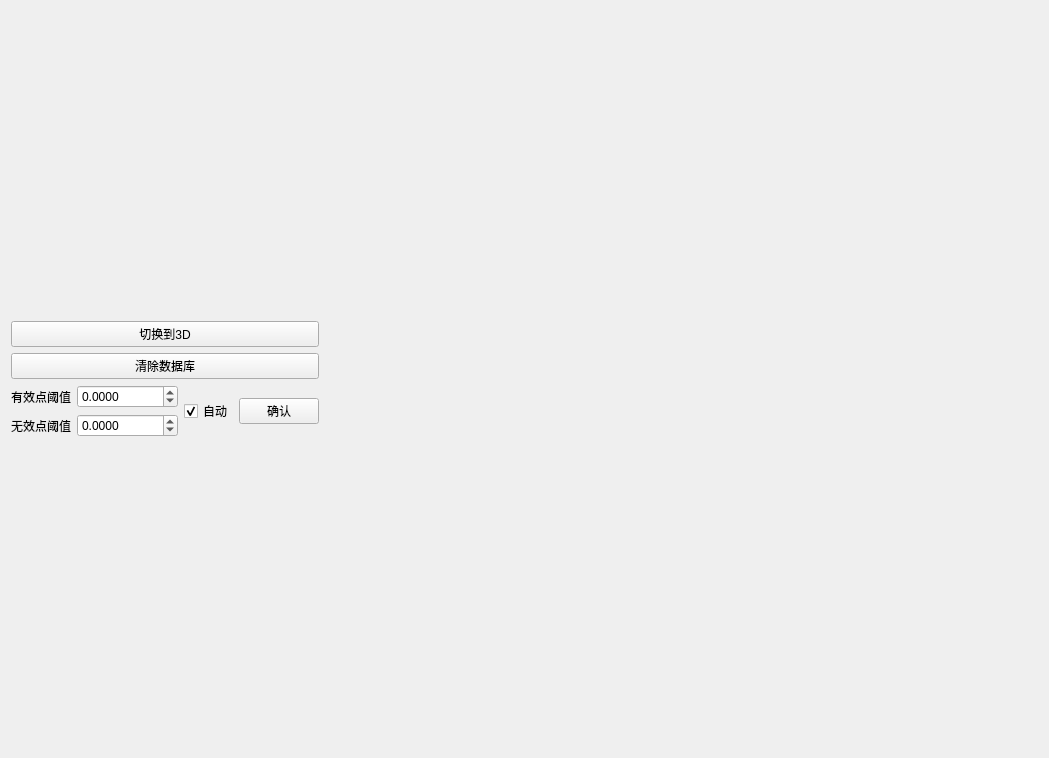
<?xml version="1.0" encoding="UTF-8"?>
<ui version="4.0">
 <class>MainViewClass</class>
 <widget class="QWidget" name="MainViewClass">
  <property name="geometry">
   <rect>
    <x>0</x>
    <y>0</y>
    <width>1049</width>
    <height>758</height>
   </rect>
  </property>
  <property name="windowTitle">
   <string>MainView</string>
  </property>
  <layout class="QVBoxLayout" name="verticalLayout">
   <item>
    <layout class="QHBoxLayout" name="ToolBarLayout"/>
   </item>
   <item>
    <layout class="QHBoxLayout" name="horizontalLayout_2" stretch="2,8,0">
     <item>
      <layout class="QVBoxLayout" name="labelLayout">
       <item>
        <widget class="QPushButton" name="convertBtn">
         <property name="text">
          <string>切换到3D</string>
         </property>
        </widget>
       </item>
       <item>
        <widget class="QPushButton" name="clearDatabaseBtn">
         <property name="text">
          <string>清除数据库</string>
         </property>
        </widget>
       </item>
       <item>
        <layout class="QHBoxLayout" name="horizontalLayout_4">
         <item>
          <layout class="QVBoxLayout" name="verticalLayout_2">
           <item>
            <layout class="QHBoxLayout" name="horizontalLayout_3">
             <item>
              <widget class="QLabel" name="label_2">
               <property name="text">
                <string>有效点阈值</string>
               </property>
              </widget>
             </item>
             <item>
              <widget class="QDoubleSpinBox" name="ValidPointThresholdSpinBox">
               <property name="decimals">
                <number>4</number>
               </property>
               <property name="minimum">
                <double>-100000.000000000000000</double>
               </property>
               <property name="maximum">
                <double>100000.000000000000000</double>
               </property>
              </widget>
             </item>
            </layout>
           </item>
           <item>
            <layout class="QHBoxLayout" name="horizontalLayout">
             <item>
              <widget class="QLabel" name="label">
               <property name="text">
                <string>无效点阈值</string>
               </property>
              </widget>
             </item>
             <item>
              <widget class="QDoubleSpinBox" name="InvalidPointThresholdSpinBox">
               <property name="decimals">
                <number>4</number>
               </property>
               <property name="minimum">
                <double>-100000.000000000000000</double>
               </property>
               <property name="maximum">
                <double>100000.000000000000000</double>
               </property>
              </widget>
             </item>
            </layout>
           </item>
          </layout>
         </item>
         <item>
          <layout class="QVBoxLayout" name="verticalLayout_3">
           <item>
            <layout class="QHBoxLayout" name="horizontalLayout_5">
             <item>
              <widget class="QCheckBox" name="AutomaticCheckBox">
               <property name="text">
                <string>自动</string>
               </property>
               <property name="checked">
                <bool>true</bool>
               </property>
              </widget>
             </item>
             <item>
              <widget class="QPushButton" name="ThresholdBtn">
               <property name="text">
                <string>确认</string>
               </property>
              </widget>
             </item>
            </layout>
           </item>
          </layout>
         </item>
        </layout>
       </item>
      </layout>
     </item>
     <item>
      <layout class="QVBoxLayout" name="showLayout" stretch="1,99">
       <item>
        <layout class="QVBoxLayout" name="CanvasToolBarLayout"/>
       </item>
       <item>
        <layout class="QVBoxLayout" name="CanvasLayout"/>
       </item>
      </layout>
     </item>
     <item>
      <layout class="QVBoxLayout" name="browserLayout"/>
     </item>
    </layout>
   </item>
  </layout>
 </widget>
 <layoutdefault spacing="6" margin="11"/>
 <resources/>
 <connections/>
</ui>
